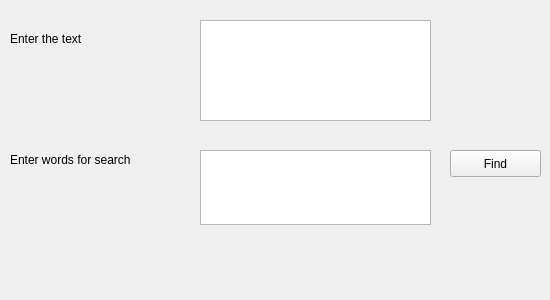
<?xml version="1.0" encoding="UTF-8"?>
<ui version="4.0">
 <class>Form</class>
 <widget class="QWidget" name="Form">
  <property name="geometry">
   <rect>
    <x>0</x>
    <y>0</y>
    <width>550</width>
    <height>300</height>
   </rect>
  </property>
  <property name="windowTitle">
   <string>Form</string>
  </property>
  <widget class="QTextEdit" name="textEdit">
   <property name="geometry">
    <rect>
     <x>200</x>
     <y>20</y>
     <width>231</width>
     <height>101</height>
    </rect>
   </property>
  </widget>
  <widget class="QLabel" name="label">
   <property name="geometry">
    <rect>
     <x>10</x>
     <y>30</y>
     <width>121</width>
     <height>17</height>
    </rect>
   </property>
   <property name="text">
    <string>Enter the text</string>
   </property>
  </widget>
  <widget class="QLabel" name="label_2">
   <property name="geometry">
    <rect>
     <x>10</x>
     <y>150</y>
     <width>161</width>
     <height>20</height>
    </rect>
   </property>
   <property name="text">
    <string>Enter words for search</string>
   </property>
  </widget>
  <widget class="QTextEdit" name="findTextEdit">
   <property name="geometry">
    <rect>
     <x>200</x>
     <y>150</y>
     <width>231</width>
     <height>75</height>
    </rect>
   </property>
  </widget>
  <widget class="QPushButton" name="pushButton">
   <property name="geometry">
    <rect>
     <x>450</x>
     <y>150</y>
     <width>91</width>
     <height>27</height>
    </rect>
   </property>
   <property name="text">
    <string>Find</string>
   </property>
  </widget>
 </widget>
 <layoutdefault spacing="6" margin="11"/>
 <resources/>
 <connections/>
</ui>
